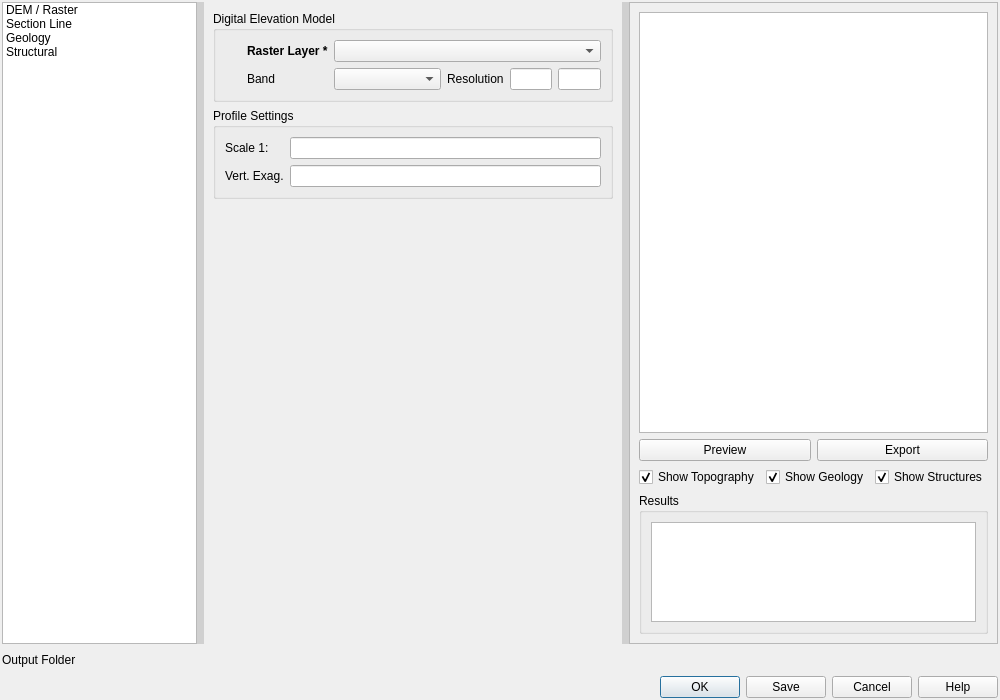
<?xml version="1.0" encoding="UTF-8"?>
<ui version="4.0">
 <class>SecInterpDialogBase</class>
 <widget class="QDialog" name="SecInterpDialogBase">
  <property name="geometry">
   <rect>
    <x>0</x>
    <y>0</y>
    <width>1000</width>
    <height>700</height>
   </rect>
  </property>
  <property name="windowTitle">
   <string>Sec Interp</string>
  </property>
  <layout class="QVBoxLayout" name="verticalLayout_main">
   <property name="spacing">
    <number>2</number>
   </property>
   <property name="leftMargin">
    <number>2</number>
   </property>
   <property name="topMargin">
    <number>2</number>
   </property>
   <property name="rightMargin">
    <number>2</number>
   </property>
   <property name="bottomMargin">
    <number>2</number>
   </property>
   <item>
    <widget class="QSplitter" name="splitter">
     <property name="orientation">
      <enum>Qt::Horizontal</enum>
     </property>
     <property name="handleWidth">
      <number>7</number>
     </property>
     <property name="childrenCollapsible">
      <bool>true</bool>
     </property>
     <property name="styleSheet">
      <string notr="true">QSplitter::handle {
    background-color: #d0d0d0;
}
QSplitter::handle:hover {
    background-color: #a0a0a0;
}</string>
     </property>
     <widget class="QListWidget" name="listWidget">
      <property name="minimumSize">
       <size>
        <width>100</width>
        <height>0</height>
       </size>
      </property>
      <property name="iconSize">
       <size>
        <width>32</width>
        <height>32</height>
       </size>
      </property>
      <item>
       <property name="text">
        <string>DEM / Raster</string>
       </property>
       <property name="icon">
        <iconset resource="../../resources/resources.qrc">
         <normaloff>:/plugins/sec_interp/icon.png</normaloff>:/plugins/sec_interp/icon.png</iconset>
       </property>
      </item>
      <item>
       <property name="text">
        <string>Section Line</string>
       </property>
       <property name="icon">
        <iconset resource="../../resources/resources.qrc">
         <normaloff>:/plugins/sec_interp/icon.png</normaloff>:/plugins/sec_interp/icon.png</iconset>
       </property>
      </item>
      <item>
       <property name="text">
        <string>Geology</string>
       </property>
       <property name="icon">
        <iconset resource="../../resources/resources.qrc">
         <normaloff>:/plugins/sec_interp/icon.png</normaloff>:/plugins/sec_interp/icon.png</iconset>
       </property>
      </item>
      <item>
       <property name="text">
        <string>Structural</string>
       </property>
       <property name="icon">
        <iconset resource="../../resources/resources.qrc">
         <normaloff>:/plugins/sec_interp/icon.png</normaloff>:/plugins/sec_interp/icon.png</iconset>
       </property>
      </item>
     </widget>
     <widget class="QStackedWidget" name="stackedWidget">
      <property name="currentIndex">
       <number>0</number>
      </property>
      <widget class="QWidget" name="page_dem">
       <layout class="QVBoxLayout" name="verticalLayout_dem">
        <item>
         <widget class="QGroupBox" name="groupBox_dem">
          <property name="title">
           <string>Digital Elevation Model</string>
          </property>
          <layout class="QGridLayout" name="gridLayout_dem">
           <property name="horizontalSpacing">
            <number>6</number>
           </property>
           <property name="verticalSpacing">
            <number>6</number>
           </property>
           <item row="0" column="0">
            <widget class="QLabel" name="raster_status_icon">
             <property name="minimumSize">
              <size>
               <width>16</width>
               <height>16</height>
              </size>
             </property>
             <property name="maximumSize">
              <size>
               <width>16</width>
               <height>16</height>
              </size>
             </property>
             <property name="text">
              <string/>
             </property>
             <property name="pixmap">
              <pixmap/>
             </property>
             <property name="scaledContents">
              <bool>false</bool>
             </property>
             <property name="alignment">
              <set>Qt::AlignRight|Qt::AlignTrailing|Qt::AlignVCenter</set>
             </property>
            </widget>
           </item>
           <item row="0" column="1">
            <widget class="QLabel" name="label_3">
             <property name="font">
              <font>
               <weight>75</weight>
               <bold>true</bold>
              </font>
             </property>
             <property name="alignment">
              <set>Qt::AlignLeading|Qt::AlignLeft|Qt::AlignVCenter</set>
             </property>
             <property name="text">
              <string>Raster Layer *</string>
             </property>
            </widget>
           </item>
           <item row="0" column="2" colspan="3">
            <widget class="QgsMapLayerComboBox" name="rasterdem">
             <property name="toolTip">
              <string>Select the raster DEM (Digital Elevation Model) layer to extract yhe topographic profile</string>
             </property>
            </widget>
           </item>
           <item row="1" column="1">
            <widget class="QLabel" name="label_12">
             <property name="text">
              <string>Band</string>
             </property>
            </widget>
           </item>
           <item row="1" column="2">
            <widget class="QgsRasterBandComboBox" name="band">
             <property name="minimumSize">
              <size>
               <width>107</width>
               <height>0</height>
              </size>
             </property>
             <property name="toolTip">
              <string>Select the raster band to use (typically band 1 for DEMs)</string>
             </property>
            </widget>
           </item>
           <item row="1" column="3">
            <widget class="QLabel" name="label_13">
             <property name="text">
              <string>Resolution</string>
             </property>
            </widget>
           </item>
           <item row="1" column="4">
            <layout class="QHBoxLayout" name="horizontalLayout_res">
             <item>
              <widget class="QLineEdit" name="resln">
               <property name="toolTip">
                <string>Raster resolution in coordinate system units (calculated automatically)</string>
               </property>
              </widget>
             </item>
             <item>
              <widget class="QLineEdit" name="unts">
               <property name="toolTip">
                <string>Units of the raster resolution</string>
               </property>
              </widget>
             </item>
            </layout>
           </item>
          </layout>
         </widget>
        </item>
        <item>
         <widget class="QGroupBox" name="groupBox_scale">
          <property name="title">
           <string>Profile Settings</string>
          </property>
          <layout class="QGridLayout" name="gridLayout_scale">
           <item row="0" column="0">
            <widget class="QLabel" name="label_6">
             <property name="text">
              <string>Scale 1:</string>
             </property>
            </widget>
           </item>
           <item row="0" column="1">
            <widget class="QLineEdit" name="scale">
             <property name="toolTip">
              <string>&lt;html&gt;&lt;head/&gt;&lt;body&gt;&lt;p&gt;Horizontal scale of the profile (calculated automatically based on raster resolution).&lt;/p&gt;&lt;p&gt;You can modify this value if needed&lt;/p&gt;&lt;/body&gt;&lt;/html&gt;</string>
             </property>
            </widget>
           </item>
           <item row="1" column="0">
            <widget class="QLabel" name="label_7">
             <property name="text">
              <string>Vert. Exag.</string>
             </property>
            </widget>
           </item>
           <item row="1" column="1">
            <widget class="QLineEdit" name="vertexag">
             <property name="toolTip">
              <string>&lt;html&gt;&lt;head/&gt;&lt;body&gt;&lt;p&gt;Vertical exaggeration factor for the profile&lt;/p&gt;&lt;p&gt; (1 = no exaggeration, higher values exaggerate relief)&lt;/p&gt;&lt;/body&gt;&lt;/html&gt;</string>
             </property>
            </widget>
           </item>
          </layout>
         </widget>
        </item>
        <item>
         <spacer name="verticalSpacer_dem">
          <property name="orientation">
           <enum>Qt::Vertical</enum>
          </property>
          <property name="sizeHint" stdset="0">
           <size>
            <width>20</width>
            <height>40</height>
           </size>
          </property>
         </spacer>
        </item>
       </layout>
      </widget>
      <widget class="QWidget" name="page_section">
       <layout class="QVBoxLayout" name="verticalLayout_section">
        <item>
         <widget class="QGroupBox" name="groupBox_section">
          <property name="title">
           <string>Cross Section Line</string>
          </property>
          <layout class="QGridLayout" name="gridLayout_section">
           <property name="horizontalSpacing">
            <number>6</number>
           </property>
           <property name="verticalSpacing">
            <number>6</number>
           </property>
           <item row="0" column="0">
            <widget class="QLabel" name="section_status_icon">
             <property name="minimumSize">
              <size>
               <width>16</width>
               <height>16</height>
              </size>
             </property>
             <property name="maximumSize">
              <size>
               <width>16</width>
               <height>16</height>
              </size>
             </property>
             <property name="text">
              <string/>
             </property>
             <property name="pixmap">
              <pixmap/>
             </property>
             <property name="scaledContents">
              <bool>false</bool>
             </property>
             <property name="alignment">
              <set>Qt::AlignRight|Qt::AlignTrailing|Qt::AlignVCenter</set>
             </property>
            </widget>
           </item>
           <item row="0" column="1">
            <widget class="QLabel" name="label_9">
             <property name="font">
              <font>
               <weight>75</weight>
               <bold>true</bold>
              </font>
             </property>
             <property name="alignment">
              <set>Qt::AlignLeading|Qt::AlignLeft|Qt::AlignVCenter</set>
             </property>
             <property name="text">
              <string>Section Line *</string>
             </property>
            </widget>
           </item>
           <item row="0" column="2">
            <widget class="QgsMapLayerComboBox" name="crossline">
             <property name="toolTip">
              <string>Select the line layer that defines the cross-section profile path</string>
             </property>
            </widget>
           </item>
           <item row="1" column="0" colspan="3">
            <widget class="QFrame" name="separator_required">
             <property name="frameShape">
              <enum>QFrame::HLine</enum>
             </property>
             <property name="frameShadow">
              <enum>QFrame::Sunken</enum>
             </property>
            </widget>
           </item>
           <item row="2" column="0" colspan="3">
            <widget class="QLabel" name="label_required">
             <property name="font">
              <font>
               <pointsize>8</pointsize>
              </font>
             </property>
             <property name="styleSheet">
              <string notr="true">color: #808080;</string>
             </property>
             <property name="text">
              <string>* Required</string>
             </property>
            </widget>
           </item>
           <item row="3" column="0" colspan="2">
            <widget class="QLabel" name="label_17">
             <property name="text">
              <string>Buffer Dist. (m)</string>
             </property>
            </widget>
           </item>
           <item row="3" column="2">
            <widget class="QLineEdit" name="buffer_distance">
             <property name="toolTip">
              <string>&lt;html&gt;&lt;head/&gt;&lt;body&gt;&lt;p&gt;Buffer distance in meters around the cross-section line&lt;/p&gt;&lt;p&gt;to include structural measurements. Default: 100m&lt;/p&gt;&lt;/body&gt;&lt;/html&gt;</string>
             </property>
            </widget>
           </item>
          </layout>
         </widget>
        </item>
        <item>
         <spacer name="verticalSpacer_section">
          <property name="orientation">
           <enum>Qt::Vertical</enum>
          </property>
          <property name="sizeHint" stdset="0">
           <size>
            <width>20</width>
            <height>40</height>
           </size>
          </property>
         </spacer>
        </item>
       </layout>
      </widget>
      <widget class="QWidget" name="page_geology">
       <layout class="QVBoxLayout" name="verticalLayout_geology">
        <item>
         <widget class="QGroupBox" name="groupBox_geology">
          <property name="title">
           <string>Geological Outcrops</string>
          </property>
          <layout class="QGridLayout" name="gridLayout_geology">
           <item row="0" column="0">
            <widget class="QLabel" name="label_4">
             <property name="text">
              <string>Outcrops Layer</string>
             </property>
            </widget>
           </item>
           <item row="0" column="1">
            <widget class="QgsMapLayerComboBox" name="outcrop">
             <property name="toolTip">
              <string>&lt;html&gt;&lt;head/&gt;&lt;body&gt;&lt;p&gt;Select the polygon layer with geological outcrops (optional)&lt;/p&gt;&lt;p&gt;Leave as 'Do not use' to skip geological profile extraction&lt;/p&gt;&lt;/body&gt;&lt;/html&gt;</string>
             </property>
            </widget>
           </item>
           <item row="1" column="0">
            <widget class="QLabel" name="label_14">
             <property name="text">
              <string>Name Field</string>
             </property>
            </widget>
           </item>
           <item row="1" column="1">
            <widget class="QgsFieldComboBox" name="ocropname">
             <property name="toolTip">
              <string>Select the field containing geological unit names or codes</string>
             </property>
            </widget>
           </item>
          </layout>
         </widget>
        </item>
        <item>
         <spacer name="verticalSpacer_geology">
          <property name="orientation">
           <enum>Qt::Vertical</enum>
          </property>
          <property name="sizeHint" stdset="0">
           <size>
            <width>20</width>
            <height>40</height>
           </size>
          </property>
         </spacer>
        </item>
       </layout>
      </widget>
      <widget class="QWidget" name="page_structural">
       <layout class="QVBoxLayout" name="verticalLayout_structural">
        <item>
         <widget class="QGroupBox" name="groupBox_structural">
          <property name="title">
           <string>Structural Measurements</string>
          </property>
          <layout class="QGridLayout" name="gridLayout_structural">
           <item row="0" column="0">
            <widget class="QLabel" name="label_5">
             <property name="text">
              <string>Structural layer</string>
             </property>
            </widget>
           </item>
           <item row="0" column="1">
            <widget class="QgsMapLayerComboBox" name="structural">
             <property name="toolTip">
              <string>&lt;html&gt;&lt;head/&gt;&lt;body&gt;&lt;p&gt;Select the point layer with structural measurements (optional)&lt;/p&gt;&lt;p&gt;Leave as 'Do not use' to skip structural data projection&lt;/p&gt;&lt;/body&gt;&lt;/html&gt;</string>
             </property>
            </widget>
           </item>
           <item row="1" column="0">
            <widget class="QLabel" name="label_15">
             <property name="text">
              <string>Dip Field</string>
             </property>
            </widget>
           </item>
           <item row="1" column="1">
            <widget class="QgsFieldComboBox" name="dip">
             <property name="toolTip">
              <string>Select the field containing dip values in degrees (0-90)</string>
             </property>
            </widget>
           </item>
           <item row="2" column="0">
            <widget class="QLabel" name="label_16">
             <property name="text">
              <string>Strike Field</string>
             </property>
            </widget>
           </item>
           <item row="2" column="1">
            <widget class="QgsFieldComboBox" name="strike">
             <property name="toolTip">
              <string>elect the field containing strike values in azimuthal degrees (0-360)</string>
             </property>
            </widget>
           </item>
           <item row="3" column="0">
            <widget class="QLabel" name="label_18">
             <property name="text">
              <string>Dip Line Scale</string>
             </property>
            </widget>
           </item>
           <item row="3" column="1">
            <widget class="QLineEdit" name="dip_scale_factor">
             <property name="toolTip">
              <string>&lt;html&gt;&lt;head/&gt;&lt;body&gt;&lt;p&gt;Value that determines how long the dip lines are in the structural profile.&lt;/p&gt;&lt;p&gt;A higher value produces longer lines.&lt;/p&gt;&lt;/body&gt;&lt;/html&gt;</string>
             </property>
            </widget>
           </item>
          </layout>
         </widget>
        </item>
        <item>
         <spacer name="verticalSpacer_structural">
          <property name="orientation">
           <enum>Qt::Vertical</enum>
          </property>
          <property name="sizeHint" stdset="0">
           <size>
            <width>20</width>
            <height>40</height>
           </size>
          </property>
         </spacer>
        </item>
       </layout>
      </widget>
     </widget>
     <widget class="QFrame" name="frame_preview">
      <property name="frameShape">
       <enum>QFrame::StyledPanel</enum>
      </property>
      <property name="frameShadow">
       <enum>QFrame::Raised</enum>
      </property>
      <layout class="QVBoxLayout" name="verticalLayout_preview">
       <item>
        <widget class="QGraphicsView" name="preview">
         <property name="sizePolicy">
          <sizepolicy hsizetype="Expanding" vsizetype="Expanding">
           <horstretch>0</horstretch>
           <verstretch>10</verstretch>
          </sizepolicy>
         </property>
         <property name="toolTip">
          <string>Preview of the extracted topographic profile</string>
         </property>
        </widget>
       </item>
       <item>
        <layout class="QHBoxLayout" name="horizontalLayout_preview_controls">
         <item>
          <widget class="QPushButton" name="preview_button">
           <property name="text">
            <string>Preview</string>
           </property>
          </widget>
         </item>
         <item>
          <widget class="QPushButton" name="export_pre">
           <property name="toolTip">
            <string>&lt;html&gt;&lt;head/&gt;&lt;body&gt;&lt;p&gt;Export preview&lt;/p&gt;&lt;p&gt;(T&lt;span style=&quot; font-family:'Arial','sans-serif'; font-size:11pt; color:#000000; background-color:transparent;&quot;&gt;o complete the  process press save)&lt;/span&gt;&lt;/p&gt;&lt;/body&gt;&lt;/html&gt;</string>
           </property>
           <property name="text">
            <string>Export</string>
           </property>
          </widget>
         </item>
        </layout>
       </item>
       <item>
        <layout class="QHBoxLayout" name="horizontalLayout_checkboxes">
         <item>
          <widget class="QCheckBox" name="show_topo_cb">
           <property name="toolTip">
            <string>Check to show topography</string>
           </property>
           <property name="text">
            <string>Show Topography</string>
           </property>
           <property name="checked">
            <bool>true</bool>
           </property>
          </widget>
         </item>
         <item>
          <widget class="QCheckBox" name="show_geol_cb">
           <property name="toolTip">
            <string>Check to show geology</string>
           </property>
           <property name="text">
            <string>Show Geology</string>
           </property>
           <property name="checked">
            <bool>true</bool>
           </property>
          </widget>
         </item>
         <item>
          <widget class="QCheckBox" name="show_struct_cb">
           <property name="toolTip">
            <string>Check to show structural data</string>
           </property>
           <property name="text">
            <string>Show Structures</string>
           </property>
           <property name="checked">
            <bool>true</bool>
           </property>
          </widget>
         </item>
        </layout>
       </item>
       <item>
        <widget class="QgsCollapsibleGroupBox" name="results_group">
         <property name="sizePolicy">
          <sizepolicy hsizetype="Preferred" vsizetype="Preferred">
           <horstretch>0</horstretch>
           <verstretch>0</verstretch>
          </sizepolicy>
         </property>
         <property name="title">
          <string>Results</string>
         </property>
         <property name="collapsed">
          <bool>false</bool>
         </property>
         <layout class="QVBoxLayout" name="verticalLayout_results">
          <item>
           <widget class="QTextEdit" name="results">
            <property name="toolTip">
             <string>Processing messages and results</string>
            </property>
            <property name="readOnly">
             <bool>true</bool>
            </property>
            <property name="maximumSize">
             <size>
              <width>16777215</width>
              <height>100</height>
             </size>
            </property>
           </widget>
          </item>
         </layout>
        </widget>
       </item>
      </layout>
     </widget>
    </widget>
   </item>
   <item>
    <layout class="QHBoxLayout" name="horizontalLayout_output">
     <property name="topMargin">
      <number>0</number>
     </property>
     <property name="bottomMargin">
      <number>0</number>
     </property>
     <item>
      <widget class="QLabel" name="label_8">
       <property name="text">
        <string>Output Folder</string>
       </property>
      </widget>
     </item>
     <item>
      <widget class="QgsFileWidget" name="dest_fold">
       <property name="maximumSize">
        <size>
         <width>16777215</width>
         <height>28</height>
        </size>
       </property>
       <property name="toolTip">
        <string>Folder where output CSV and Shapefile files will be saved</string>
       </property>
      </widget>
     </item>
    </layout>
   </item>
   <item>
    <widget class="QDialogButtonBox" name="button_box">
     <property name="orientation">
      <enum>Qt::Horizontal</enum>
     </property>
     <property name="standardButtons">
      <set>QDialogButtonBox::Cancel|QDialogButtonBox::Help|QDialogButtonBox::Ok|QDialogButtonBox::Save</set>
     </property>
    </widget>
   </item>
  </layout>
 </widget>
 <customwidgets>
  <customwidget>
   <class>QgsMapLayerComboBox</class>
   <extends>QComboBox</extends>
   <header>qgis.gui</header>
  </customwidget>
  <customwidget>
   <class>QgsRasterBandComboBox</class>
   <extends>QComboBox</extends>
   <header>qgis.gui</header>
  </customwidget>
  <customwidget>
   <class>QgsCollapsibleGroupBox</class>
   <extends>QGroupBox</extends>
   <header>qgis.gui</header>
  </customwidget>
  <customwidget>
   <class>QgsFileWidget</class>
   <extends>QWidget</extends>
   <header>qgis.gui</header>
  </customwidget>
  <customwidget>
   <class>QgsFieldComboBox</class>
   <extends>QComboBox</extends>
   <header>qgis.gui</header>
  </customwidget>
 </customwidgets>
 <resources>
  <include location="../../resources/resources.qrc"/>
 </resources>
 <connections>
  <connection>
   <sender>button_box</sender>
   <signal>accepted()</signal>
   <receiver>SecInterpDialogBase</receiver>
   <slot>accept()</slot>
   <hints>
    <hint type="sourcelabel">
     <x>20</x>
     <y>20</y>
    </hint>
    <hint type="destinationlabel">
     <x>20</x>
     <y>20</y>
    </hint>
   </hints>
  </connection>
  <connection>
   <sender>button_box</sender>
   <signal>rejected()</signal>
   <receiver>SecInterpDialogBase</receiver>
   <slot>reject()</slot>
   <hints>
    <hint type="sourcelabel">
     <x>20</x>
     <y>20</y>
    </hint>
    <hint type="destinationlabel">
     <x>20</x>
     <y>20</y>
    </hint>
   </hints>
  </connection>
 </connections>
</ui>
